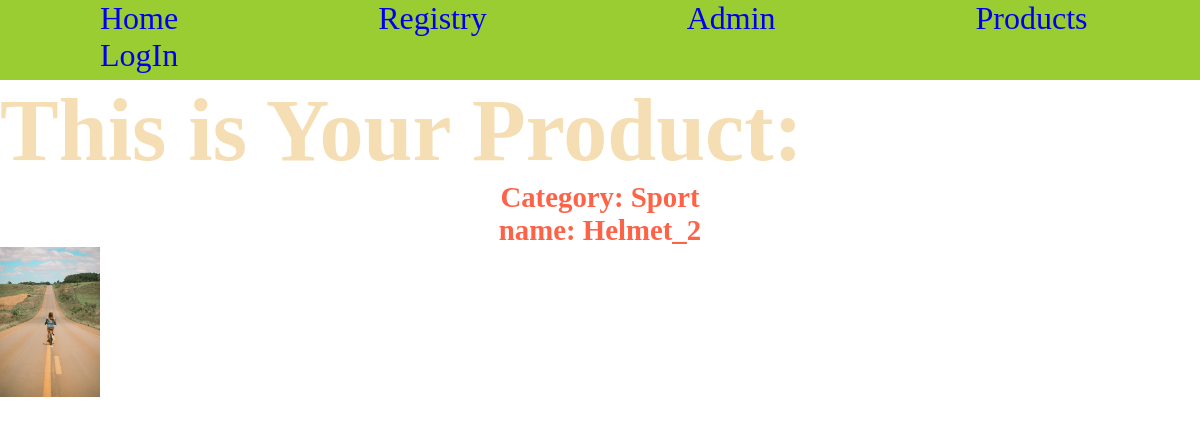
/basic_app/1/, run on an earlier commit of the app's database.
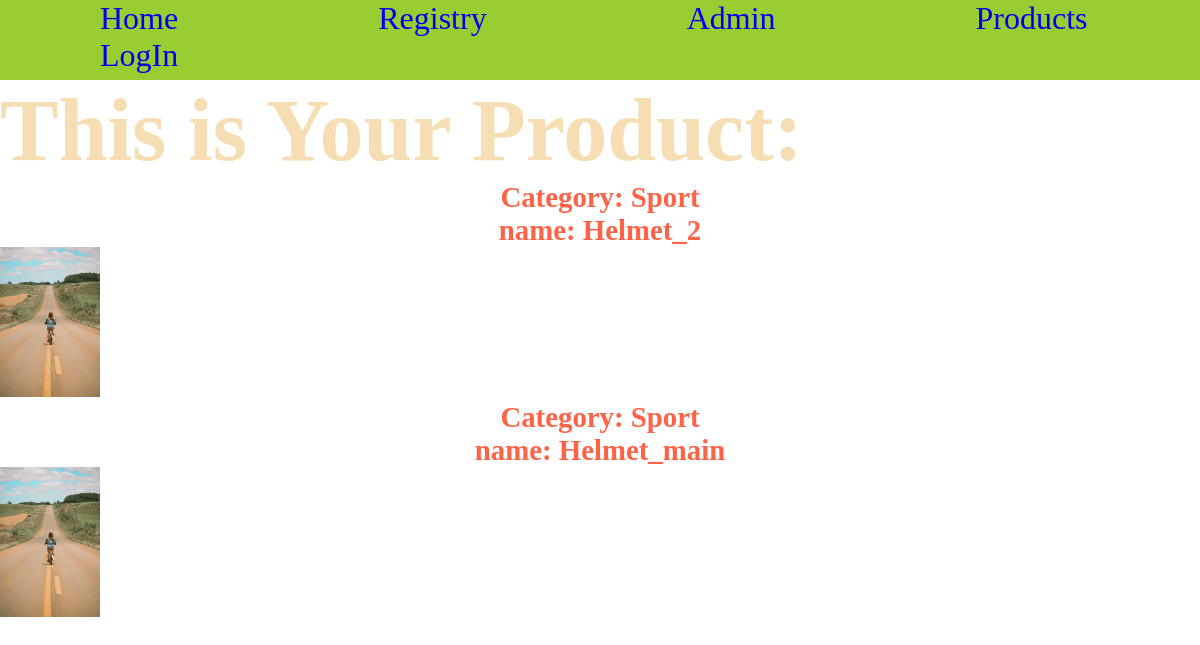
And on a later commit of the database.
### basic_app/models.py (models this page shows, shortened)
class Products(models.Model):
    category = models.ForeignKey(PCategory, on_delete=models.CASCADE, related_name='products')
    product_name = models.CharField(max_length=100)
    product_image = models.ImageField(upload_to='profile_pics', blank=True)

class PCategory(models.Model):
    cat_name = models.CharField(max_length=100)
    def __str__(self):
        return self.cat_name

### basic_app/views.py (the view)
# urls.py: url(r'^(?P<pk>\d+)/$', views.Products_Detail.as_view(), name='products_detail_page'),
class Products_Detail(DetailView):
    context_object_name = 'product_deatail'
    template_name = 'basic_app/Product_detail.html'
    model = PCategory

### basic_app/templates/basic_app/Product_detail.html
<!DOCTYPE html>
{% extends 'index.html' %}
{% block body-block %}
    <h1>This is Your Product:</h1>
    {% for product in product_deatail.products.all %}
    <h3>Category: {{ product.category }}</h3>
    <h3>name: {{ product.product_name }}</h3>
    <img src="{{ product.product_image }}" alt="Product_Page">
    {% endfor %}
    {% endblock  %}

### templates/index.html (shortened to what this page needs)
<!DOCTYPE html>
{% load staticfiles %}
<html lang="en">
<head>
    <link rel="stylesheet" href="{% static 'css/style.css' %}">
</head>
<body>
    <nav>
    <ul>
        <li><a href="{% url 'Index_page' %}">Home</a></li>
        <li><a href="{% url 'basic_app:register_page' %}">Registry</a></li>
        <li><a href="{% url 'admin:index' %}">Admin</a></li>
        <li><a href="{% url 'basic_app:products_page' %}">Products</a></li>
        {% if request.user.is_authenticated %}
        <li><a href="{% url 'basic_app:product_add' %}">Add Your Product</a></li>
        <li><a href="{% url 'basic_app:logout' %}">LogOut</a></li>
        {% else %}
        <li><a href="{% url 'basic_app:login' %}">LogIn</a></li>
        {% endif %}
    </ul>
    </nav>
    {% block body-block %}{% endblock  %}
</body>
</html>

### statics/css/style.css (style rules this page uses)
* { padding: 0%; margin: 0%; box-sizing: border-box; }
nav { width: 100%; height: 10vh; background-color: yellowgreen; text-align: center; }
li { float: left; margin: 0 100px; list-style: none; }
a { text-decoration: none; font-size: 200%; }
h3 { color: tomato; font-size: 180%; text-align: center; }
h1 { color: wheat; font-size: 550%; }
img { width: 100px; height: 150px; }

What changed in the data, as far as the page shows it:
added Products: category "Sport", product_name "Helmet_main", product_image (picture)
